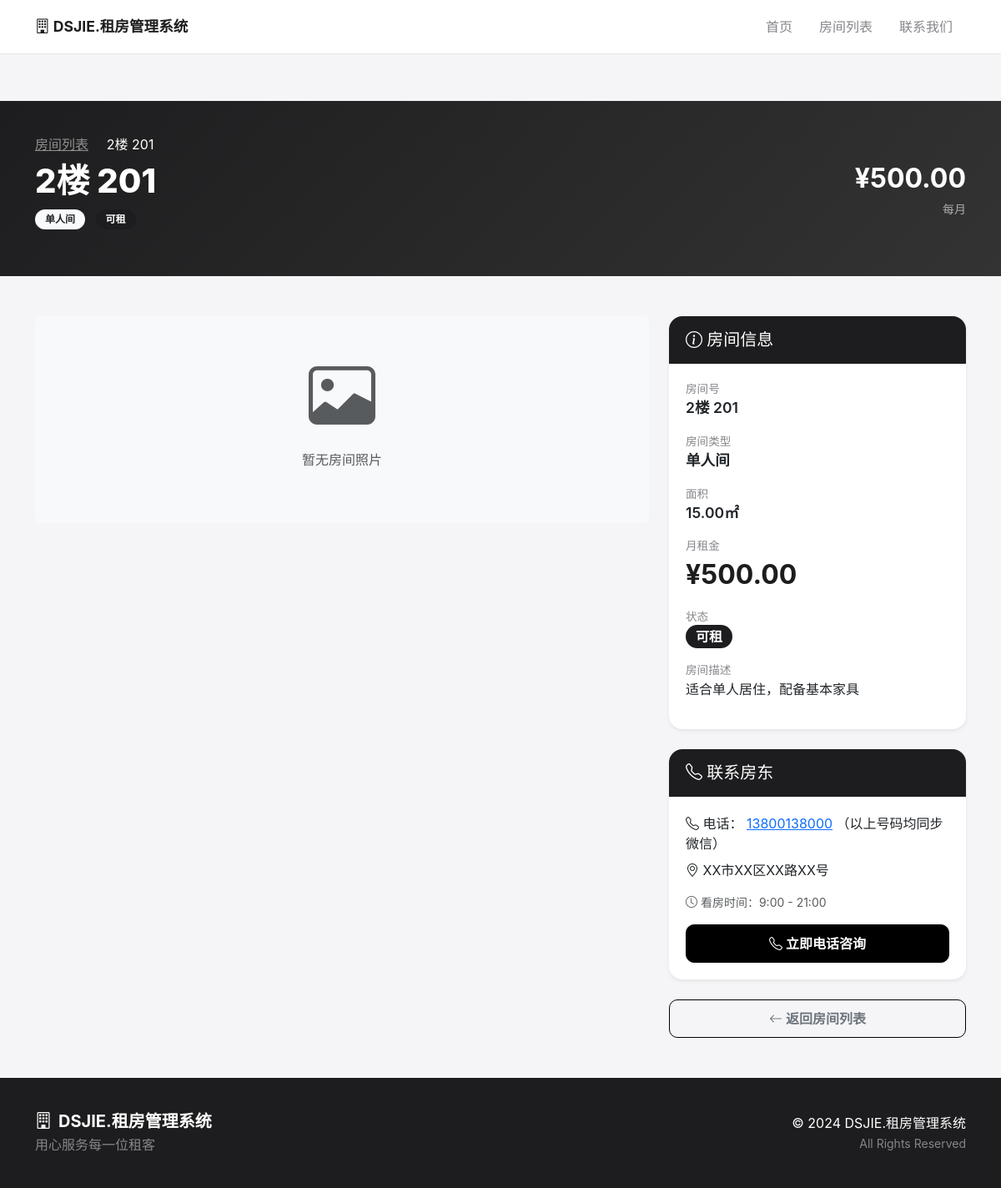
/room_detail.php?id=1, run on the app's committed database.
### tables this page shows
CREATE TABLE IF NOT EXISTS settings (
    id INT PRIMARY KEY AUTO_INCREMENT,
    setting_key VARCHAR(50) NOT NULL UNIQUE,
    setting_value TEXT,
    description VARCHAR(100)
);

CREATE TABLE IF NOT EXISTS rooms (
    id INT PRIMARY KEY AUTO_INCREMENT,
    floor INT NOT NULL,
    room_number VARCHAR(10) NOT NULL,
    room_type_id INT,
    status VARCHAR(20) DEFAULT 'available',
    description TEXT,
    created_at TIMESTAMP DEFAULT CURRENT_TIMESTAMP,
    FOREIGN KEY (room_type_id) REFERENCES room_types(id)
);

CREATE TABLE IF NOT EXISTS room_types (
    id INT PRIMARY KEY AUTO_INCREMENT,
    name VARCHAR(50) NOT NULL,
    description TEXT,
    price DECIMAL(10,2) NOT NULL,
    area DECIMAL(5,2),
    created_at TIMESTAMP DEFAULT CURRENT_TIMESTAMP
);

### room_detail.php (the view, shortened to what this page needs)
<?php
require_once 'includes/database.php';
function getSetting($key) {
    global $conn;
    $sql = "SELECT setting_value FROM settings WHERE setting_key = '$key'";
    $result = $conn->query($sql);
    if ($result->num_rows > 0) {
        return $result->fetch_assoc()['setting_value'];
    }
    return '';
}
$siteName = getSetting('site_name') ?: 'DSJIE.租房管理系统';
$sitePhone = getSetting('site_phone') ?: '13800138000';
$siteAddress = getSetting('site_address') ?: 'XX市XX区XX路XX号';
$id = intval($_GET['id'] ?? 0);
$photoTypes = [
    'door' => '门口',
    'living' => '客室/客厅',
    'bathroom' => '厕所/卫生间',
    'kitchen' => '厨房',
    'balcony' => '阳台',
    'other' => '其他'
];
$room = $conn->query("SELECT r.*, rt.name as type_name, rt.price as type_price, rt.area, rt.description as type_desc
    FROM rooms r LEFT JOIN room_types rt ON r.room_type_id = rt.id
    WHERE r.id = $id")->fetch_assoc();
$groupedPhotos = [];
?>
<!DOCTYPE html>
<html lang="zh-CN">
<head>
    <link href="https://cdn.jsdelivr.net/npm/bootstrap@5.3.0/dist/css/bootstrap.min.css" rel="stylesheet">
    <link href="https://cdn.jsdelivr.net/npm/bootstrap-icons@1.10.0/font/bootstrap-icons.css" rel="stylesheet">
    <link href="css/style.css" rel="stylesheet">
</head>
<body>
    <nav class="navbar navbar-expand-lg">
        <div class="container">
            <a class="navbar-brand" href="index.php"><i class="bi bi-building"></i> <?php echo $siteName; ?></a>
            <div class="collapse navbar-collapse" id="navbarNav">
                <ul class="navbar-nav ms-auto">
                    <li class="nav-item"><a class="nav-link" href="index.php">首页</a></li>
                    <li class="nav-item"><a class="nav-link" href="rooms.php">房间列表</a></li>
                    <li class="nav-item"><a class="nav-link" href="index.php#contact">联系我们</a></li>
                </ul>
            </div>
        </div>
    </nav>
    <section class="room-hero">
        <div class="container">
            <div class="row align-items-center">
                <div class="col-md-8">
                    <nav aria-label="breadcrumb">
                        <ol class="breadcrumb mb-2">
                            <li class="breadcrumb-item"><a href="rooms.php" class="text-white-50">房间列表</a></li>
                            <li class="breadcrumb-item active text-white"><?php echo $room['floor']; ?>楼 <?php echo $room['room_number']; ?></li>
                        </ol>
                    </nav>
                    <h1 class="mb-2"><?php echo $room['floor']; ?>楼 <?php echo $room['room_number']; ?></h1>
                    <p class="mb-3">
                        <span class="badge bg-light text-dark me-2"><?php echo $room['type_name']; ?></span>
                        <span class="badge <?php echo $room['status'] == 'available' ? 'bg-dark' : 'bg-secondary'; ?>">
                            <?php echo $room['status'] == 'available' ? '可租' : '已租'; ?>
                        </span>
                    </p>
                </div>
                <div class="col-md-4 text-md-end">
                    <div style="font-size: 2rem; font-weight: bold; color: white;">¥<?php echo number_format($room['type_price'], 2); ?></div>
                    <small style="color: rgba(255,255,255,0.6);">每月</small>
                </div>
            </div>
        </div>
    </section>
    <div class="container py-5">
        <div class="row">
            <div class="col-lg-8">
                <?php if (!empty($groupedPhotos)): ?>
                    <?php foreach ($groupedPhotos as $type => $typePhotos): ?>
                    <div class="photo-section">
                        <h5><i class="bi bi-camera"></i> <?php echo $photoTypes[$type] ?? $type; ?></h5>
                        <div class="row photo-grid">
                            <?php foreach ($typePhotos as $p): ?>
                            <div class="col-md-4">
                                <img src="<?php echo $p['photo_path']; ?>"
                                     alt="<?php echo $photoTypes[$type] ?? $type; ?>"
                                     onclick="openLightbox(this.src)">
                            </div>
                            <?php endforeach; ?>
                        </div>
                    </div>
                    <?php endforeach; ?>
                <?php else: ?>
                    <div class="text-center py-5 bg-light rounded">
                        <i class="bi bi-image display-1 text-muted"></i>
                        <p class="mt-3 text-muted">暂无房间照片</p>
                    </div>
                <?php endif; ?>
            </div>
            <div class="col-lg-4">
                <div class="card shadow-sm mb-4">
                    <div class="card-header bg-dark text-white">
                        <h5 class="mb-0"><i class="bi bi-info-circle"></i> 房间信息</h5>
                    </div>
                    <div class="card-body">
                        <div class="mb-3">
                            <div class="info-label">房间号</div>
                            <div class="info-value"><?php echo $room['floor']; ?>楼 <?php echo $room['room_number']; ?></div>
                        </div>
                        <div class="mb-3">
                            <div class="info-label">房间类型</div>
                            <div class="info-value"><?php echo $room['type_name']; ?></div>
                        </div>
                        <div class="mb-3">
                            <div class="info-label">面积</div>
                            <div class="info-value"><?php echo $room['area']; ?>㎡</div>
                        </div>
                        <div class="mb-3">
                            <div class="info-label">月租金</div>
                            <div class="price-tag">¥<?php echo number_format($room['type_price'], 2); ?></div>
                        </div>
                        <div class="mb-3">
                            <div class="info-label">状态</div>
                            <div class="info-value">
                                <?php if ($room['status'] == 'available'): ?>
                                    <span class="badge bg-dark fs-6">可租</span>
                                <?php else: ?>
                                    <span class="badge bg-secondary fs-6">已租</span>
                                <?php endif; ?>
                            </div>
                        </div>
                        <?php if ($room['type_desc']): ?>
                        <div class="mb-3">
                            <div class="info-label">房间描述</div>
                            <div><?php echo $room['type_desc']; ?></div>
                        </div>
                        <?php endif; ?>
                    </div>
                </div>
                <div class="card shadow-sm mb-4">
                    <div class="card-header bg-dark text-white">
                        <h5 class="mb-0"><i class="bi bi-telephone"></i> 联系房东</h5>
                    </div>
                    <div class="card-body">
                        <p class="mb-2"><i class="bi bi-telephone text-dark"></i> 电话：
                            <?php
                            $phones = array_filter(array_map('trim', explode(',', $sitePhone)));
                            foreach ($phones as $i => $phone): ?>
                                <a href="tel:<?php echo $phone; ?>"><?php echo $phone; ?></a>
                            <?php endforeach; ?>
                            （以上号码均同步微信）
                        </p>
                        <p class="mb-3"><i class="bi bi-geo-alt text-dark"></i> <?php echo $siteAddress; ?></p>
                        <p class="text-muted small"><i class="bi bi-clock"></i> 看房时间：9:00 - 21:00</p>
                        <a href="tel:<?php echo $phones[0]; ?>" class="btn btn-dark w-100">
                            <i class="bi bi-telephone"></i> 立即电话咨询
                        </a>
                    </div>
                </div>
                <a href="rooms.php" class="btn btn-outline-secondary w-100">
                    <i class="bi bi-arrow-left"></i> 返回房间列表
                </a>
            </div>
        </div>
    </div>
    <footer>
        <div class="container">
            <div class="row align-items-center">
                <div class="col-md-6">
                    <h5 class="mb-1"><i class="bi bi-building me-2"></i><?php echo $siteName; ?></h5>
                    <p class="text-muted mb-0">用心服务每一位租客</p>
                </div>
                <div class="col-md-6 text-md-end">
                    <p class="mb-0">&copy; 2024 <?php echo $siteName; ?></p>
                    <small class="text-muted">All Rights Reserved</small>
                </div>
            </div>
        </div>
    </footer>
</body>
</html>

### css/style.css (style rules this page uses)
:root { --bg: #f5f5f7; --card: #ffffff; --text: #1d1d1f; --text-muted: #86868b; --accent: #000000; --border: #e5e5e7; --radius: 16px; --radius-sm: 10px; --shadow: 0 4px 12px rgba(0, 0, 0, 0.05); --transition: all 0.25s cubic-bezier(0.4, 0, 0.2, 1); }
* { box-sizing: border-box; }
body { font-family: -apple-system, BlinkMacSystemFont, "SF Pro SC", "Helvetica Neue", Arial, sans-serif; background: var(--bg); color: var(--text); margin: 0; padding: 0; -webkit-font-smoothing: antialiased; line-height: 1.5; }
.badge.bg-dark { background-color: var(--text) !important; color: var(--card) !important; }
.navbar { background: var(--card) !important; border-bottom: 1px solid var(--border); padding: 12px 0; box-shadow: none; }
.navbar-brand { font-weight: 700; font-size: 1.1rem; color: var(--text) !important; }
.nav-link { color: var(--text-muted) !important; font-weight: 500; padding: 8px 16px !important; border-radius: var(--radius-sm); transition: var(--transition); }
.btn { border-radius: var(--radius-sm); font-weight: 600; padding: 10px 20px; transition: var(--transition); border: 1px solid var(--accent); }
.btn-dark { background: var(--accent); color: var(--card); border-color: var(--accent); }
.card { background: var(--card); border-radius: var(--radius); border: none; box-shadow: var(--shadow); transition: var(--transition); }
.card-header { background: var(--text) !important; color: var(--card) !important; font-weight: 600; border-radius: var(--radius) var(--radius) 0 0 !important; padding: 16px 20px; }
.card-body { padding: 20px; }
.price-tag { font-size: 1.8rem; font-weight: 800; color: var(--text); }
.room-hero { background: linear-gradient(135deg, #1d1d1f 0%, #333 100%); color: white; padding: 60px 0; margin-top: 57px; }
.room-hero h1 { font-weight: 800; }
footer { background: var(--text); color: var(--card); padding: 40px 0; }
footer h5 { font-weight: 700; }
footer .text-muted { color: var(--text-muted) !important; }
.badge { font-weight: 600; padding: 6px 12px; border-radius: 20px; }

### room_detail.php (style rules this page uses)
.room-hero { background: linear-gradient(135deg, #1d1d1f 0%, #333 100%); color: white; padding: 40px 0; margin-top: 56px; }
.info-label { color: #86868b; font-size: 0.85rem; }
.info-value { font-size: 1.1rem; font-weight: 600; }
.price-tag { font-size: 2rem; color: #1d1d1f; font-weight: bold; }

### data on the page
settings: setting_value "DSJIE.租房管理系统"
rooms: floor "2", room_number "201", room_type.name "单人间", room_type.price "500.00", room_type.area "15.00", room_type.description "适合单人居住，配备基本家具"
settings: setting_value "13800138000"
settings: setting_value "XX市XX区XX路XX号"
